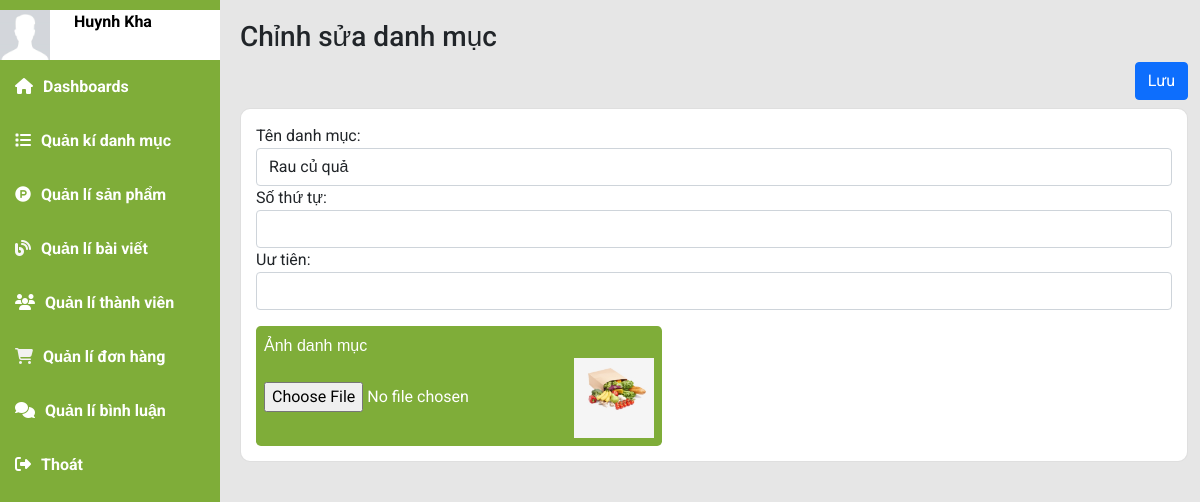
/index.php?mod=admin&act=admin_edit_catagory&MaDM=11 (signed in), run on the app's committed database.
### tables this page shows
CREATE TABLE `danhmuc` (
  `MaDM` int NOT NULL,
  `TenDM` varchar(50) NOT NULL,
  `SoThuTu` int DEFAULT NULL COMMENT 'số thứ tự mà danh mục sẽ xuất hiện , tùy mình sắp xếp',
  `UuTien` tinyint(1) DEFAULT NULL COMMENT '0: là cho nó ẩn đi, 1 là cho nó xuất hiện tại trang chủ',
  `HinhAnh` text
);

### model/m_pdo.php (called while the page is built, shortened)
<?php
function pdo_get_connection(){
    $dburl = "mysql:host=localhost;dbname=organic;charset=utf8";
    $username = 'root';
    $password = '';
    $conn = new PDO($dburl, $username, $password);
    $conn->setAttribute(PDO::ATTR_ERRMODE, PDO::ERRMODE_EXCEPTION);
    return $conn;
}
function pdo_query_one($sql){
    $sql_args = array_slice(func_get_args(), 1);
    try{
        $conn = pdo_get_connection();
        $stmt = $conn->prepare($sql);
        $stmt->execute($sql_args);
        $row = $stmt->fetch(PDO::FETCH_ASSOC);
        return $row;
    }
    catch(PDOException $e){
        throw $e;
    }
    finally{
        unset($conn);
    }
}

### model/m_admin.php (called while the page is built, shortened)
<?php
    include_once 'model/m_pdo.php';
        function get_catagoryId($MaDM){
            return pdo_query_one("SELECT * FROM danhmuc WHERE MaDM = ?",$MaDM);
        }
?>

### view/admin/v_admin_edit_catagory.php (the view)
<form action="" method="post" enctype="multipart/form-data">
    <div class="main-content">
        <h3 class="title-page">
            Chỉnh sửa danh mục
        </h3>
        <div class="d-flex justify-content-end">
            <input type="submit" class="btn btn-primary mb-2" name="submit" value="Lưu">
        </div>
        <section class="row">
            <div class="col-sm-12 col-md-12 col xl-12">
                <div class="card chart">
                    <form class="addPro" action="" method="post" enctype="multipart/form-data">
                        <div class="form-group">
                            <label for="name">Tên danh mục:</label>
                            <input type="text" class="form-control" name="TenDM" value="<?=$getcataId['TenDM']?>" >
                        </div>
                        <div class="form-group">
                            <label for="name">Số thứ tự:</label>
                            <input type="text" class="form-control" name="SoThuTu" value="<?=$getcataId['SoThuTu']?>" >
                        </div>
                        <div class="form-group">
                            <label for="name">Uư tiên:</label>
                            <input type="text" class="form-control" name="UuTien" value="<?=$getcataId['UuTien']?>" >
                        </div>
                        <div class="form-group">
                            <label for="exampleInputFile" class="label_admin">Ảnh danh mục
                            <div class="custom-file">
                                <input type="file" name="HinhAnh" >
                                <img  src="view/img/categories/<?=$getcataId['HinhAnh']?>" alt="" style="width:80px; height:80px; object-fit:cover;">
                            </div></label>
                        </div>
                    </form>
                </div>
            </div>
        </section>
    </div>
</form>

### view/css/admin.css (style rules this page uses)
* { padding: 0; margin: 0; box-sizing: border-box; font-family: 'Roboto', sans-serif; }
body { background-color: #e6e6e6; }
.main-content { padding-left: 240px; padding-bottom: 20px; }
.main-content .title-page { padding-top: 20px; }
.chart { padding: 15px; border-radius: 10px; }
.form-group input { word-wrap: break-word; white-space: pre-line; }
.label_admin { display: inline-block; background-color: #7fad39; color: white; padding: 0.5rem; font-family: sans-serif; border-radius: 0.3rem; cursor: pointer; margin-top: 1rem; }

### data on the page
danhmuc: TenDM "Rau củ quả", HinhAnh (picture)

### other printed values
$_SESSION['user']['HoTen'] "Huynh Kha"
